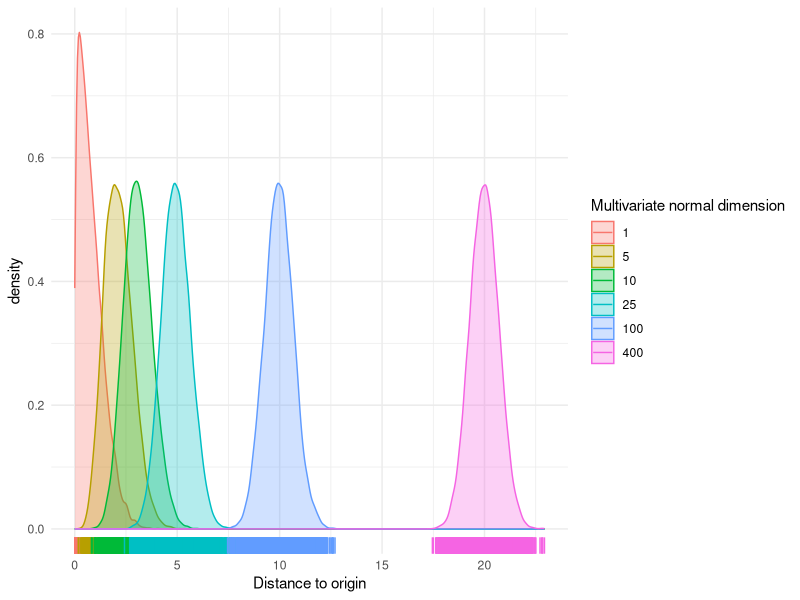

Recreate this plot in R.
## ---- chunk 1
library(MASS)
library(purrr)
library(ggplot2)
library(dplyr)

theme_set(theme_minimal())
## ---- chunk 2

simulate_norm <- function(dimension, n_samples) { 
  
  # Sample multivariate normal distribution
  # with mean in the origin
  # and identity matrix standard deviation
  sim_data <- mvrnorm(n = n_samples, 
                      mu = rep(0, dimension), 
                      Sigma = diag(dimension))
  
  # Compute, for each sample, the l2 distance to the origin
  l2_norm <- sqrt(rowSums(sim_data ** 2))
  
  # Return the results organized in a data frame
  data.frame(
    l2_norm = l2_norm,
    dimension = dimension
  )
  
}

## ---- chunk 3

dims_sim <- c(1, 5, 10, 25, 100, 400)

norm_simulations <- map_dfr(dims_sim, simulate_norm, n_samples = 20000)

## ---- chunk 4

norm_simulations %>% 
  mutate(`Multivariate normal dimension` = as.factor(dimension)) %>% 
  ggplot(aes(x = l2_norm, color = `Multivariate normal dimension`, fill = `Multivariate normal dimension`)) + 
  geom_density(alpha = 0.3) + 
  geom_rug() +
  xlab("Distance to origin")
